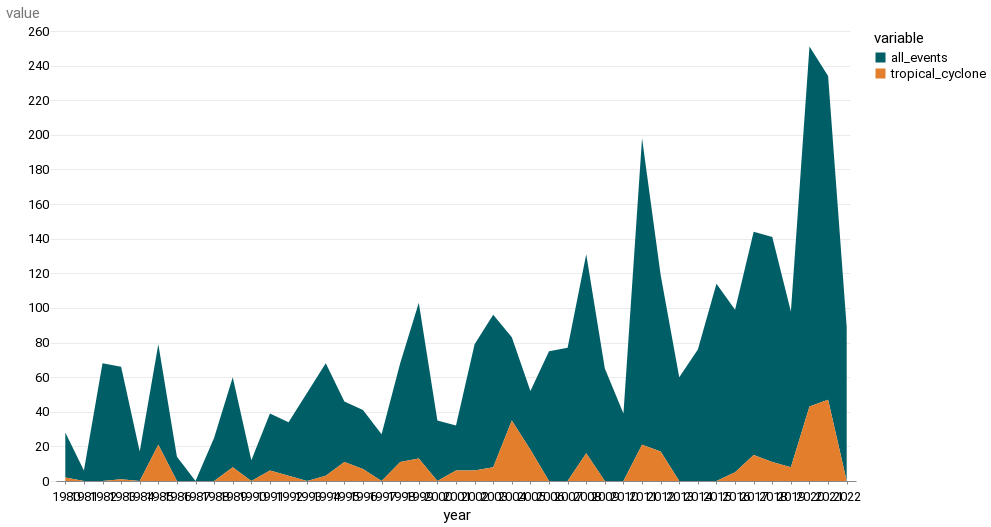

Source (notebook cell):
### Code cell
alt.Chart(annual_slim).mark_area().encode(
    x=alt.X("year:O"), y=alt.Y("value"), color=alt.Color("variable:N")
)

### Figure 1 — Vega-Lite specification as saved in the notebook (floating-point values rounded to 4 significant figures)
{"config": {"view": {"width": 800, "height": 450, "strokeOpacity": 0}, "background": "#ffffff", "title": {"anchor": "start", "font": "Summit Sans", "fontColor": "palette[\"black\"]", "fontSize": 18, "fontWeight": "normal"}, "arc": {"fill": "#00d4d8"}, "area": {"fill": "#00d4d8"}, "line": {"stroke": "#00d4d8", "strokeWidth": 3}, "path": {"stroke": "#00d4d8"}, "rect": {"fill": "#00d4d8"}, "shape": {"stroke": "#00d4d8"}, "bar": {"fill": "#00d4d8"}, "point": {"stroke": "#00d4d8"}, "symbol": {"fill": "#00d4d8", "size": 30}, "axis": {"titleFont": "Roboto", "titleFontSize": 15, "titleFontWeight": "normal", "labelFont": "Roboto, sans", "labelFontSize": 13, "labelFontWeight": "normal"}, "axisX": {"labelAngle": 0, "labelPadding": 6, "tickSize": 3, "grid": false}, "axisY": {"labelBaseline": "middle", "maxExtent": 45, "minExtent": 45, "titleAlign": "left", "titleAngle": 0, "titleX": -45, "titleY": -11, "domainOpacity": 0, "gridWidth": 0.6, "gridColor": "#dddddd", "offset": 6, "tickSize": 0, "titleColor": "#767676"}, "legend": {"titleFont": "Roboto", "titleFontSize": 15, "titleFontWeight": "normal", "symbolType": "square", "labelFont": "Roboto, sans", "labelFontSize": 13}, "range": {"category": ["#005f66", "#e37e2d", "#d64a3b", "#76b0ef", "#c1bc40"], "diverging": ["#e68a4f", "#f4bb6a", "#f9e39c", "#dadfe2", "#a6b7c6", "#849eae"], "heatmap": ["#7ff6f6", "#00eeef", "#00d4d8", "#00abb2", "#00848b", "#fbf2c7", "#00363d"], "ordinal": ["#7ff6f6", "#00eeef", "#00d4d8", "#00abb2", "#00848b", "#fbf2c7", "#00363d"], "ramp": ["#7ff6f6", "#00eeef", "#00d4d8", "#00abb2", "#00848b", "#fbf2c7", "#00363d"]}}, "data": {"name": "data-728082e60b7b87e4061bcc56c7a7aaa6"}, "mark": "area", "encoding": {"color": {"field": "variable", "type": "nominal"}, "x": {"field": "year", "type": "ordinal"}, "y": {"field": "value", "type": "quantitative"}}, "$schema": "https://vega.github.io/schema/vega-lite/v4.17.0.json", "datasets": {"data-728082e60b7b87e4061bcc56c7a7aaa6": [{"year": "1980", "variable": "all_events", "value": 26}, {"year": "1981", "variable": "all_events", "value": 6}, {"year": "1982", "variable": "all_events", "value": 68}, {"year": "1983", "variable": "all_events", "value": 65}, {"year": "1984", "variable": "all_events", "value": 17}, {"year": "1985", "variable": "all_events", "value": 58}, {"year": "1986", "variable": "all_events", "value": 14}, {"year": "1987", "variable": "all_events", "value": 0}, {"year": "1988", "variable": "all_events", "value": 25}, {"year": "1989", "variable": "all_events", "value": 52}, {"year": "1990", "variable": "all_events", "value": 12}, {"year": "1991", "variable": "all_events", "value": 33}, {"year": "1992", "variable": "all_events", "value": 31}, {"year": "1993", "variable": "all_events", "value": 51}, {"year": "1994", "variable": "all_events", "value": 65}, {"year": "1995", "variable": "all_events", "value": 35}, {"year": "1996", "variable": "all_events", "value": 34}, {"year": "1997", "variable": "all_events", "value": 27}, {"year": "1998", "variable": "all_events", "value": 57}, {"year": "1999", "variable": "all_events", "value": 90}, {"year": "2000", "variable": "all_events", "value": 35}, {"year": "2001", "variable": "all_events", "value": 26}, {"year": "2002", "variable": "all_events", "value": 73}, {"year": "2003", "variable": "all_events", "value": 88}, {"year": "2004", "variable": "all_events", "value": 48}, {"year": "2005", "variable": "all_events", "value": 34}, {"year": "2006", "variable": "all_events", "value": 75}, {"year": "2007", "variable": "all_events", "value": 77}, {"year": "2008", "variable": "all_events", "value": 115}, {"year": "2009", "variable": "all_events", "value": 65}, {"year": "2010", "variable": "all_events", "value": 39}, {"year": "2011", "variable": "all_events", "value": 177}, {"year": "2012", "variable": "all_events", "value": 102}, {"year": "2013", "variable": "all_events", "value": 60}, {"year": "2014", "variable": "all_events", "value": 76}, {"year": "2015", "variable": "all_events", "value": 114}, {"year": "2016", "variable": "all_events", "value": 94}, {"year": "2017", "variable": "all_events", "value": 129}, {"year": "2018", "variable": "all_events", "value": 130}, {"year": "2019", "variable": "all_events", "value": 90}, {"year": "2020", "variable": "all_events", "value": 208}, {"year": "2021", "variable": "all_events", "value": 187}, {"year": "2022", "variable": "all_events", "value": 89}, {"year": "1980", "variable": "tropical_cyclone", "value": 2}, {"year": "1981", "variable": "tropical_cyclone", "value": 0}, {"year": "1982", "variable": "tropical_cyclone", "value": 0}, {"year": "1983", "variable": "tropical_cyclone", "value": 1}, {"year": "1984", "variable": "tropical_cyclone", "value": 0}, {"year": "1985", "variable": "tropical_cyclone", "value": 21}, {"year": "1986", "variable": "tropical_cyclone", "value": 0}, {"year": "1987", "variable": "tropical_cyclone", "value": 0}, {"year": "1988", "variable": "tropical_cyclone", "value": 0}, {"year": "1989", "variable": "tropical_cyclone", "value": 8}, {"year": "1990", "variable": "tropical_cyclone", "value": 0}, {"year": "1991", "variable": "tropical_cyclone", "value": 6}, {"year": "1992", "variable": "tropical_cyclone", "value": 3}, {"year": "1993", "variable": "tropical_cyclone", "value": 0}, {"year": "1994", "variable": "tropical_cyclone", "value": 3}, {"year": "1995", "variable": "tropical_cyclone", "value": 11}, {"year": "1996", "variable": "tropical_cyclone", "value": 7}, {"year": "1997", "variable": "tropical_cyclone", "value": 0}, {"year": "1998", "variable": "tropical_cyclone", "value": 11}, {"year": "1999", "variable": "tropical_cyclone", "value": 13}, {"year": "2000", "variable": "tropical_cyclone", "value": 0}, {"year": "2001", "variable": "tropical_cyclone", "value": 6}, {"year": "2002", "variable": "tropical_cyclone", "value": 6}, {"year": "2003", "variable": "tropical_cyclone", "value": 8}, {"year": "2004", "variable": "tropical_cyclone", "value": 35}, {"year": "2005", "variable": "tropical_cyclone", "value": 18}, {"year": "2006", "variable": "tropical_cyclone", "value": 0}, {"year": "2007", "variable": "tropical_cyclone", "value": 0}, {"year": "2008", "variable": "tropical_cyclone", "value": 16}, {"year": "2009", "variable": "tropical_cyclone", "value": 0}, {"year": "2010", "variable": "tropical_cyclone", "value": 0}, {"year": "2011", "variable": "tropical_cyclone", "value": 21}, {"year": "2012", "variable": "tropical_cyclone", "value": 17}, {"year": "2013", "variable": "tropical_cyclone", "value": 0}, {"year": "2014", "variable": "tropical_cyclone", "value": 0}, {"year": "2015", "variable": "tropical_cyclone", "value": 0}, {"year": "2016", "variable": "tropical_cyclone", "value": 5}, {"year": "2017", "variable": "tropical_cyclone", "value": 15}, {"year": "2018", "variable": "tropical_cyclone", "value": 11}, {"year": "2019", "variable": "tropical_cyclone", "value": 8}, {"year": "2020", "variable": "tropical_cyclone", "value": 43}, {"year": "2021", "variable": "tropical_cyclone", "value": 47}, {"year": "2022", "variable": "tropical_cyclone", "value": 0}]}}
